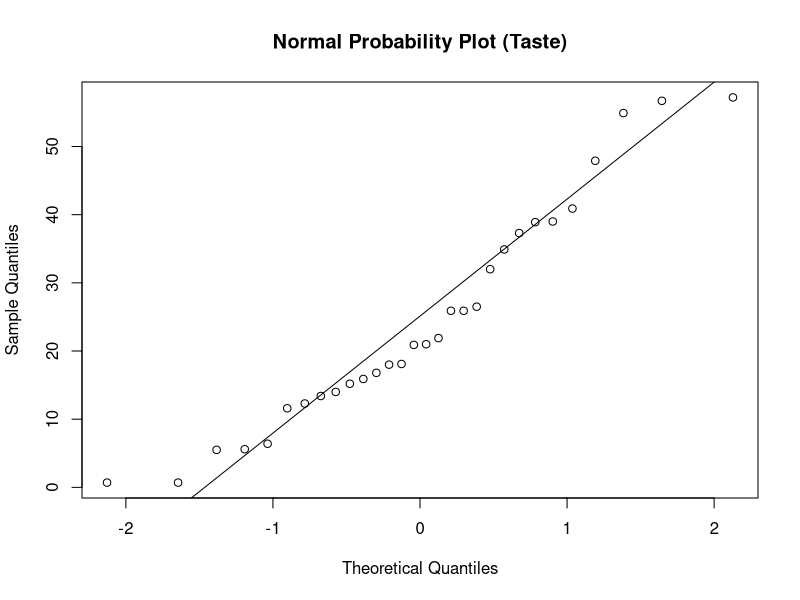
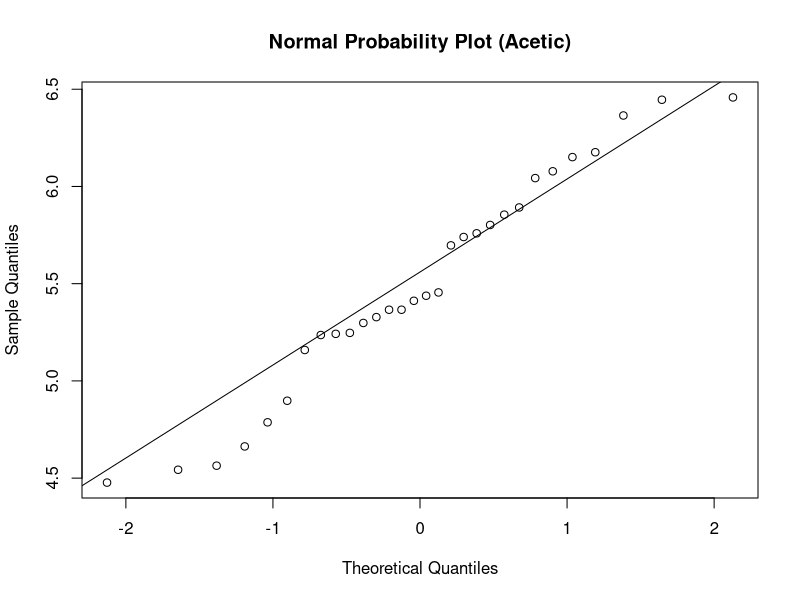
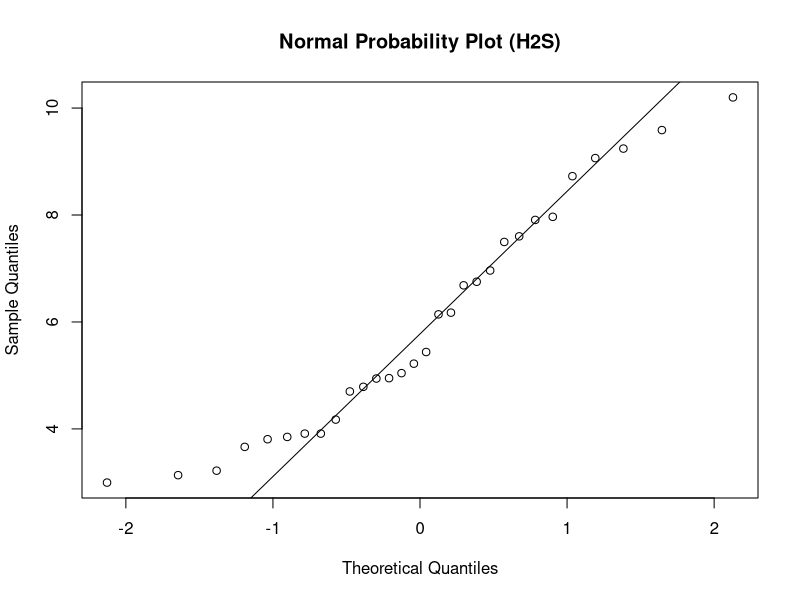
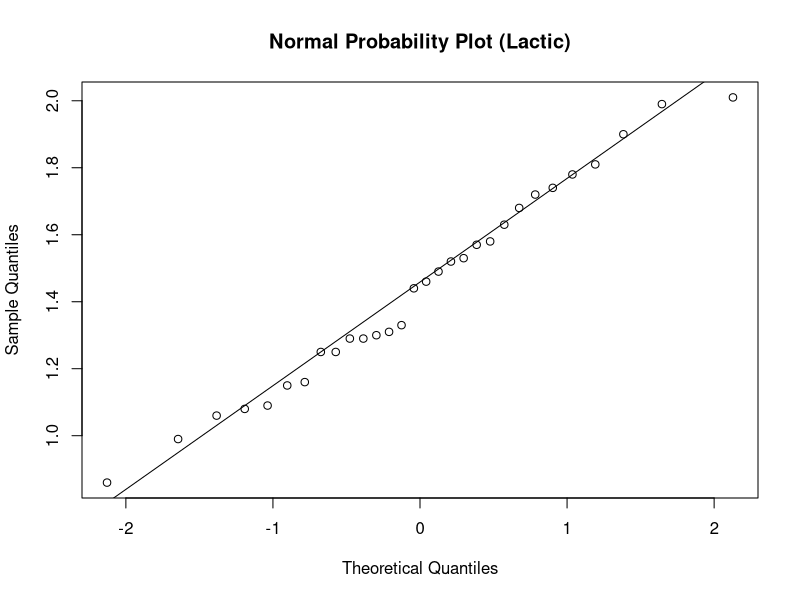
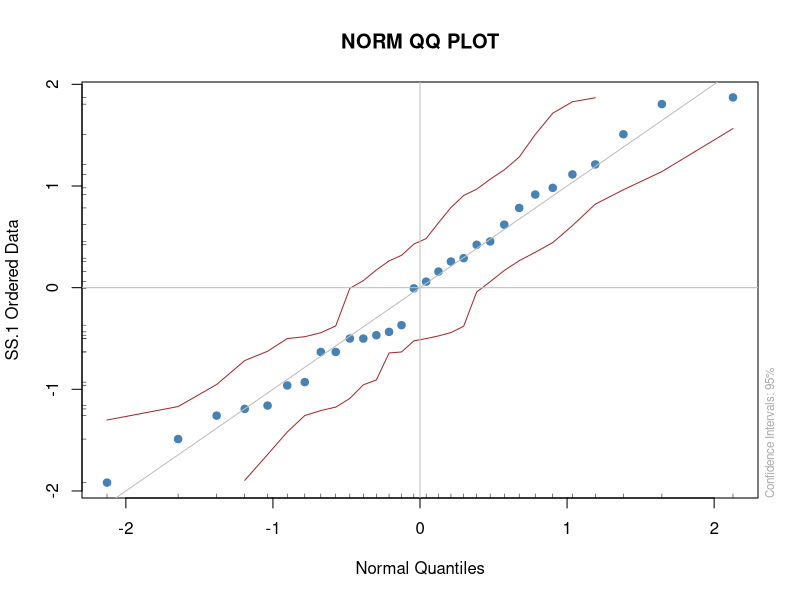
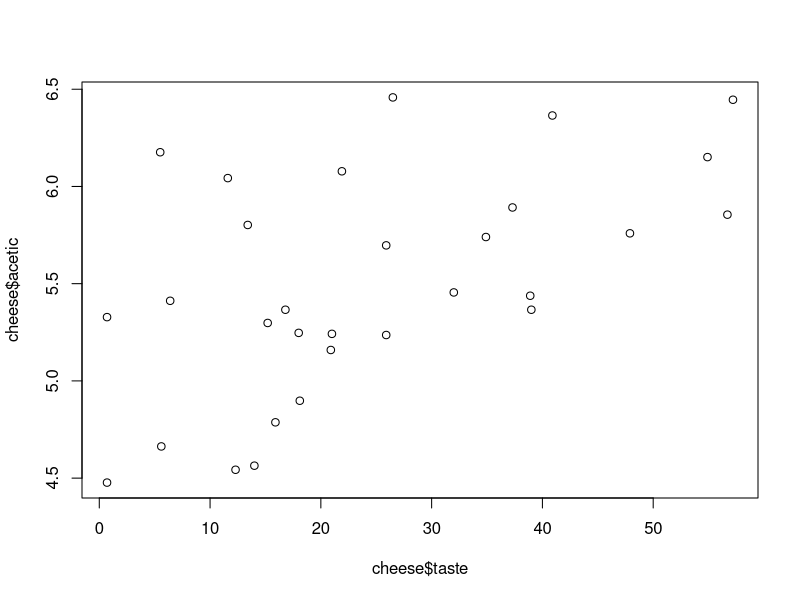
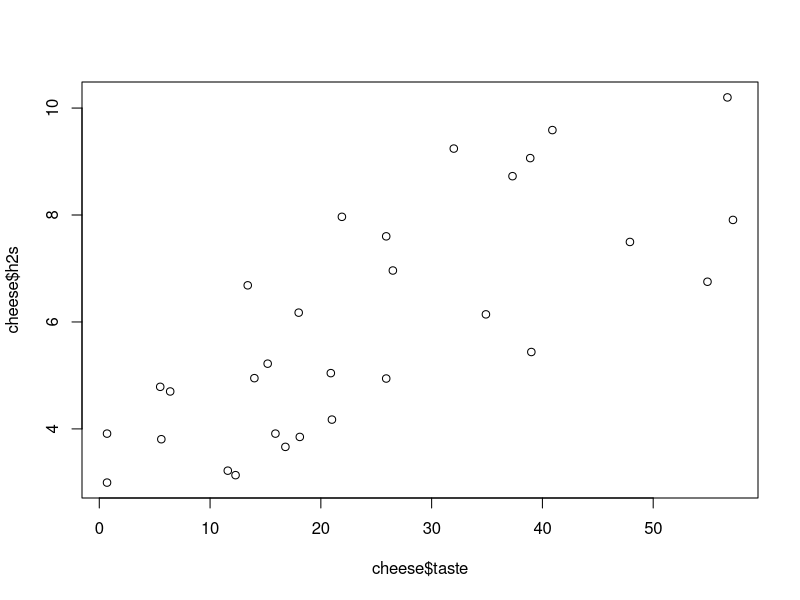
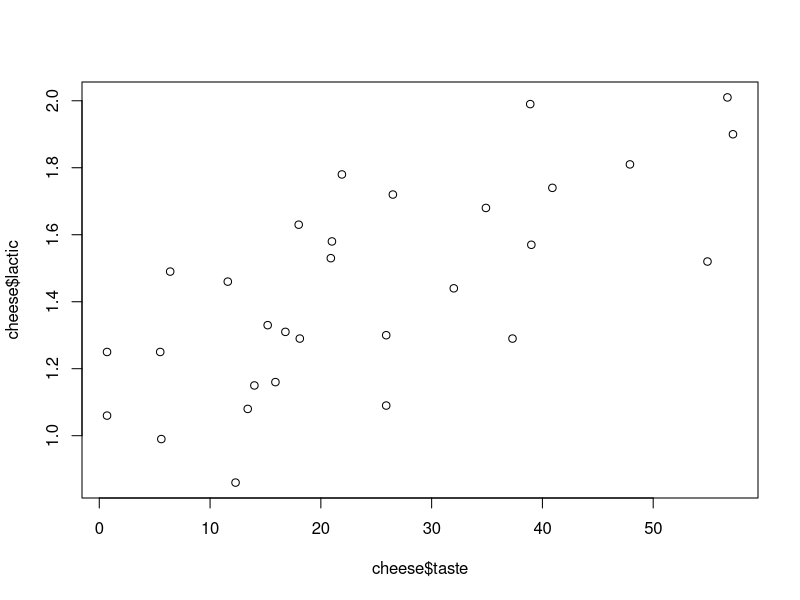

These figures' R source, in order:
# I pledge my honor that I have abided by the Stevens Honor System.
# Eric Altenburg, David Horowitz, Lachlan Mountjoy

install.packages("psych")
install.packages("fBasics")

case <- c(1
          ,2
          ,3
          ,4
          ,5
          ,6
          ,7
          ,8
          ,9
          ,10
          ,11
          ,12
          ,13
          ,14
          ,15
          ,16
          ,17
          ,18
          ,19
          ,20
          ,21
          ,22
          ,23
          ,24
          ,25
          ,26
          ,27
          ,28
          ,29
          ,30)

taste <- c(12.3
           ,20.9
           ,39.0
           ,47.9
           ,5.6
           ,25.9
           ,37.3
           ,21.9
           ,18.1
           ,21.0
           ,34.9
           ,57.2
           ,0.7
           ,25.9
           ,54.9
           ,40.9
           ,15.9
           ,6.4
           ,18.0
           ,38.9
           ,14.0
           ,15.2
           ,32.0
           ,56.7
           ,16.8
           ,11.6
           ,26.5
           ,0.7
           ,13.4
           ,5.5)

acetic <- c(4.543
            ,5.159
            ,5.366
            ,5.759
            ,4.663
            ,5.697
            ,5.892
            ,6.078
            ,4.898
            ,5.242
            ,5.740
            ,6.446
            ,4.477
            ,5.236
            ,6.151
            ,6.365
            ,4.787
            ,5.412
            ,5.247
            ,5.438
            ,4.564
            ,5.298
            ,5.455
            ,5.855
            ,5.366
            ,6.043
            ,6.458
            ,5.328
            ,5.802
            ,6.176)

h2s <- c(3.135
         ,5.043
         ,5.438
         ,7.496
         ,3.807
         ,7.601
         ,8.726
         ,7.966
         ,3.850
         ,4.174
         ,6.142
         ,7.908
         ,2.996
         ,4.942
         ,6.752
         ,9.588
         ,3.912
         ,4.700
         ,6.174
         ,9.064
         ,4.949
         ,5.220
         ,9.242
         ,10.199
         ,3.664
         ,3.219
         ,6.962
         ,3.912
         ,6.685
         ,4.787)

lactic <- c(0.86
            ,1.53
            ,1.57
            ,1.81
            ,0.99
            ,1.09
            ,1.29
            ,1.78
            ,1.29
            ,1.58
            ,1.68
            ,1.90
            ,1.06
            ,1.30
            ,1.52
            ,1.74
            ,1.16
            ,1.49
            ,1.63
            ,1.99
            ,1.15
            ,1.33
            ,1.44
            ,2.01
            ,1.31
            ,1.46
            ,1.72
            ,1.25
            ,1.08
            ,1.25)

cheese <- data.frame(case, taste, acetic, h2s, lactic)

# 11.53
summary(cheese$taste)
library(psych)
describe(cheese$taste)

summary(cheese$acetic)
library(psych)
describe(cheese$acetic)

summary(cheese$h2s)
library(psych)
describe(cheese$h2s)

summary(cheese$lactic)
library(psych)
describe(cheese$lactic)

stem(cheese$taste)
stem(cheese$acetic)
stem(cheese$h2s)
stem(cheese$lactic)

qqnorm(cheese$taste, main = "Normal Probability Plot (Taste)")
qqline(cheese$taste)

qqnorm(cheese$acetic, main = "Normal Probability Plot (Acetic)")
qqline(cheese$acetic)

qqnorm(cheese$h2s, main = "Normal Probability Plot (H2S)")
qqline(cheese$h2s)

qqnorm(cheese$lactic, main = "Normal Probability Plot (Lactic)")
qqline(cheese$lactic)
library(fBasics)
qqnormPlot(cheese$lactic)

#11.54
plot(cheese$taste, cheese$acetic)
plot(cheese$taste, cheese$h2s)
plot(cheese$taste, cheese$lactic)
plot(cheese$acetic, cheese$h2s)
plot(cheese$acetic, cheese$lactic)
plot(cheese$h2s, cheese$lactic)

cor(cheese)
cor.test(cheese$taste, cheese$acetic)$p.value
cor.test(cheese$taste, cheese$h2s)$p.value
cor.test(cheese$taste, cheese$lactic)$p.value
cor.test(cheese$acetic, cheese$h2s)$p.value
cor.test(cheese$acetic, cheese$lactic)$p.value
cor.test(cheese$h2s, cheese$lactic)$p.value

#11.55 Taste as the reponse variable and acetic as explanatory
lmAT <- lm(taste ~ acetic, data=cheese)
plot(acetic, taste)
abline(lmAT)
summary(lmAT)

plot(lmAT)

plot(lmAT$residuals, h2s)
plot(lmAT$residuals, lactic)

#11.56 Using Taste as reponse and H2S as the explanatory
lmHT <- lm(taste ~ h2s, data=cheese)
plot(h2s, taste)
abline(lmHT)
summary(lmHT)

plot(lmHT)

plot(lmHT$residuals, acetic)
plot(lmHT$residuals, lactic)

#11.57 Using taste as reponse and Lactic as the explantory
lmLT <- lm(taste ~ lactic, data=cheese)
plot(lactic, taste)
abline(lmLT)
summary(lmLT)

plot(lmLT)

plot(lmLT$residuals, acetic)
plot(lmLT$residuals, h2s)

#11.58 - no code required

#11.59
lm59<-lm(cheese$taste ~ cheese$acetic + cheese$h2s)
summary(lm59)
plot(lm59)

#11.60
lm60<-lm(taste ~ cheese$h2s + cheese$lactic)
summary(lm60)
plot(lm60)

#11.61
lm61 <- lm(taste ~ cheese$h2s + cheese$lactic + cheese$acetic)
summary(lm61)
plot(lm61)
